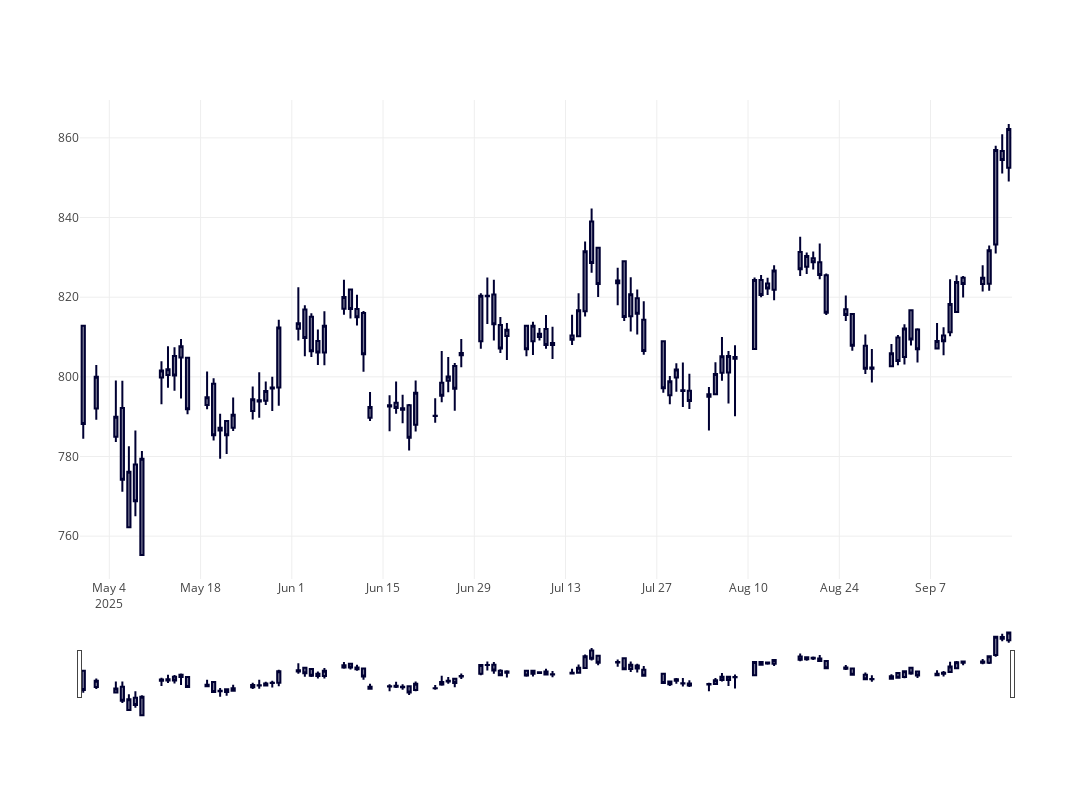

Notebook source saved alongside this figure:
### Markdown cell above
# Plot abv chart as candlestick
![image.png](attachment:image.png)

### Code cell
import plotly.graph_objects as go

fig = go.Figure(
    data=[
        go.Candlestick(
            x=df_sbin.index,
            open=df_sbin["1. open"],
            high=df_sbin["2. high"],
            low=df_sbin["3. low"],
            close=df_sbin["4. close"],
        )
    ]
)
fig.update_layout(width=1200, height=800)
fig.show()
